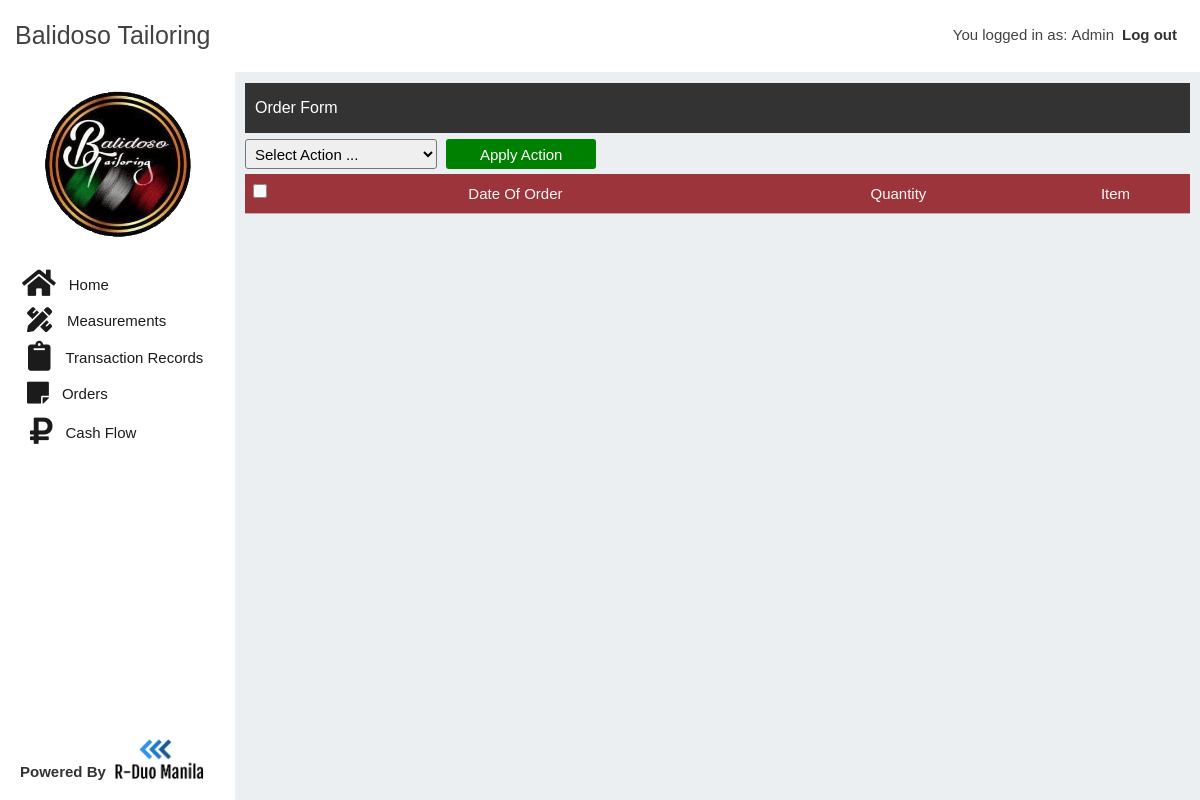
The app's page /orders.php (signed in), older data.
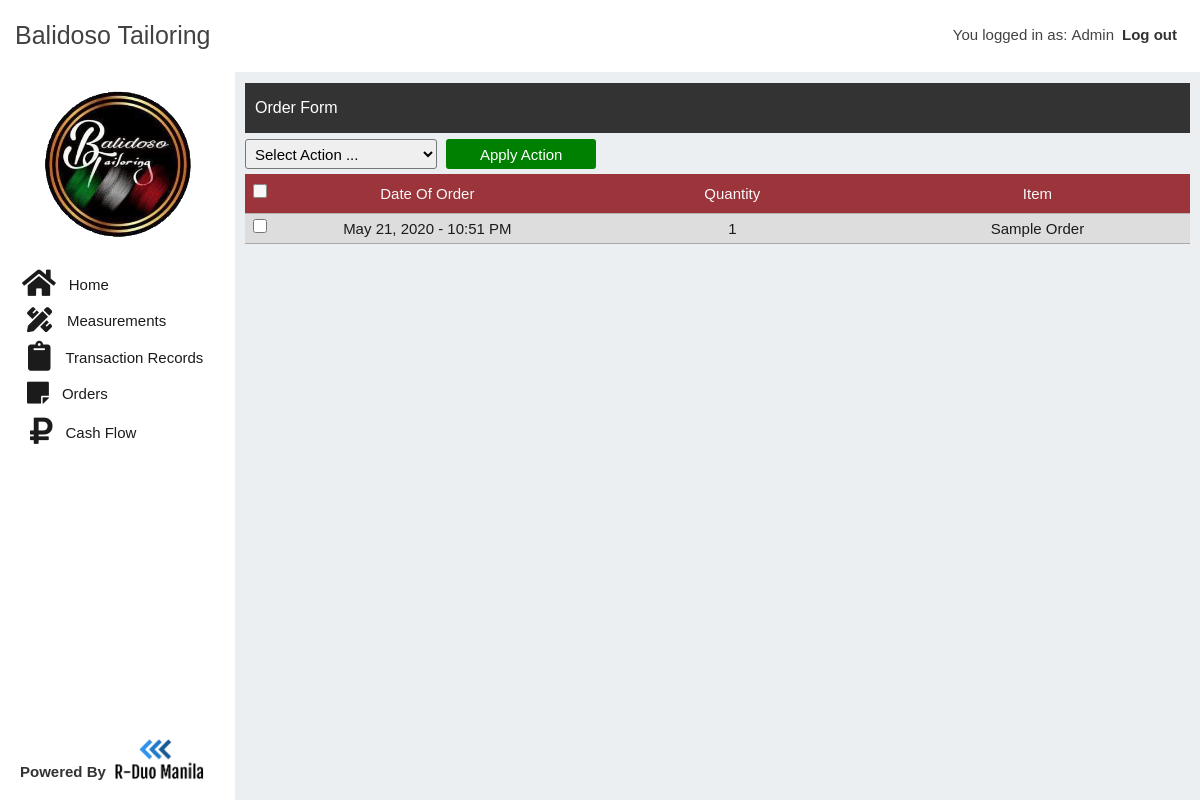
The same page, newer data.
### tables this page shows
CREATE TABLE `orders` (
  `id` int(100) NOT NULL,
  `ordered_date` varchar(255) NOT NULL,
  `ordered_by` varchar(100) NOT NULL,
  `qty` int(100) NOT NULL,
  `item_name` varchar(100) NOT NULL
);

### orders.php (the view, shortened to what this page needs)
<?php require 'views/header.php';
      require 'views/sidebar.php';
      include 'includes/handler.php';
?>
<div class="orders-container">
   <p class="title-orders" style="background: #333;">Order Form</p>
   <div class="order-wrapper">
      <form action="" method="POST" class="orders-form">
         <select name="select_option" id="" class="select">
            <option value="">Select Action ...</option>
         </select>
         <input type="submit" onClick="Javascript : return confirm('Are you sure you want to continue?')" name="apply_action" value="Apply Action" class="submit-order">
         <div class="orders-table">
            <table cellpadding="0" cellspacing="0" role="presentation">
               <thead>
                  <tr>
                     <th class="td-checkbox"><input class="checkbox-array" type="checkbox"></th>
                     <th>Date Of Order</th>
                     <th>Quantity</th>
                     <th>Item</th>
                  </tr>
               </thead>
               <tbody>
               <?php
                  $all_orders_query = "SELECT * FROM orders ORDER BY id DESC";
                  $all_orders_query_result = mysqli_query($connection, $all_orders_query);
                  while ($row = mysqli_fetch_assoc($all_orders_query_result)) {
                     $order_id = $row['id'];
                     $order_date = $row['ordered_date'];
                     $order_qty = $row['qty'];
                     $order_name = $row['item_name'];
                     ?>
                     <tr>
                        <td class="td-checkbox"><input type="checkbox" name="check_box_array[]" value="<?php echo $order_id; ?>" class="checkbox"></td>
                        <td><?php echo $order_date; ?></td>
                        <td><?php echo $order_qty; ?></td>
                        <td><?php echo $order_name; ?></td>
                     </tr>
               <?php }
               ?>
               </tbody>
            </table>
         </div>
      </form>
   </div>
</div>
<?php require 'views/footer.php'; ?>

Row changes from the older to the newer data that the page shows:
added orders: ordered_date "May 21, 2020 - 10:51 PM", qty "1", item_name "Sample Order"
